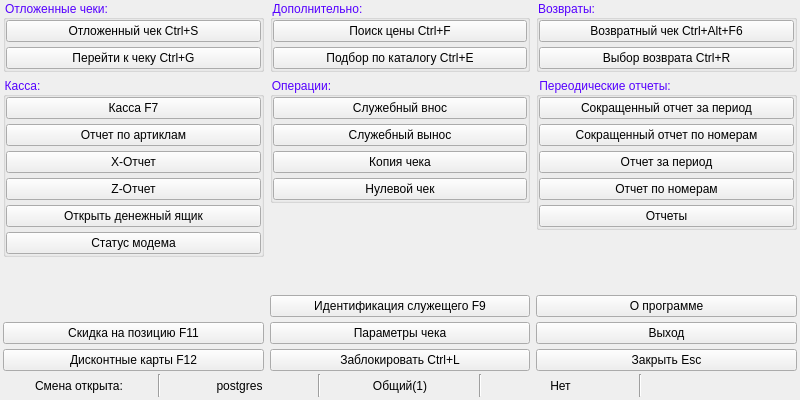
<?xml version="1.0" encoding="UTF-8"?>
<ui version="4.0">
 <class>AdditionalWindow</class>
 <widget class="QMainWindow" name="AdditionalWindow">
  <property name="geometry">
   <rect>
    <x>0</x>
    <y>0</y>
    <width>800</width>
    <height>400</height>
   </rect>
  </property>
  <property name="minimumSize">
   <size>
    <width>800</width>
    <height>400</height>
   </size>
  </property>
  <property name="maximumSize">
   <size>
    <width>800</width>
    <height>400</height>
   </size>
  </property>
  <property name="baseSize">
   <size>
    <width>800</width>
    <height>400</height>
   </size>
  </property>
  <property name="font">
   <font>
    <pointsize>12</pointsize>
   </font>
  </property>
  <property name="windowTitle">
   <string>Дополнительно</string>
  </property>
  <property name="locale">
   <locale language="Russian" country="Russia"/>
  </property>
  <widget class="QWidget" name="centralwidget">
   <property name="minimumSize">
    <size>
     <width>800</width>
     <height>400</height>
    </size>
   </property>
   <property name="maximumSize">
    <size>
     <width>800</width>
     <height>400</height>
    </size>
   </property>
   <property name="font">
    <font>
     <pointsize>9</pointsize>
    </font>
   </property>
   <layout class="QGridLayout" name="gridLayout_12" rowstretch="90,7">
    <property name="leftMargin">
     <number>0</number>
    </property>
    <property name="topMargin">
     <number>0</number>
    </property>
    <property name="rightMargin">
     <number>0</number>
    </property>
    <property name="bottomMargin">
     <number>0</number>
    </property>
    <property name="spacing">
     <number>0</number>
    </property>
    <item row="0" column="0">
     <layout class="QGridLayout" name="gridLayout_2">
      <property name="leftMargin">
       <number>3</number>
      </property>
      <property name="rightMargin">
       <number>3</number>
      </property>
      <property name="horizontalSpacing">
       <number>0</number>
      </property>
      <property name="verticalSpacing">
       <number>5</number>
      </property>
      <item row="4" column="0">
       <widget class="QPushButton" name="pushButton_9">
        <property name="text">
         <string>Дисконтные карты F12</string>
        </property>
       </widget>
      </item>
      <item row="1" column="0">
       <widget class="QGroupBox" name="groupBox_2">
        <property name="styleSheet">
         <string notr="true">color: rgb(85, 0, 255);</string>
        </property>
        <property name="title">
         <string>Касса:</string>
        </property>
        <layout class="QGridLayout" name="gridLayout_6">
         <property name="leftMargin">
          <number>0</number>
         </property>
         <property name="topMargin">
          <number>0</number>
         </property>
         <property name="rightMargin">
          <number>0</number>
         </property>
         <property name="bottomMargin">
          <number>0</number>
         </property>
         <property name="horizontalSpacing">
          <number>0</number>
         </property>
         <property name="verticalSpacing">
          <number>5</number>
         </property>
         <item row="2" column="0">
          <widget class="QPushButton" name="pushButton_5">
           <property name="styleSheet">
            <string notr="true">color: rgb(0, 0, 0);</string>
           </property>
           <property name="text">
            <string>X-Отчет</string>
           </property>
          </widget>
         </item>
         <item row="4" column="0">
          <widget class="QPushButton" name="pushButton_7">
           <property name="styleSheet">
            <string notr="true">color: rgb(0, 0, 0);</string>
           </property>
           <property name="text">
            <string>Открыть денежный ящик</string>
           </property>
          </widget>
         </item>
         <item row="0" column="0">
          <widget class="QPushButton" name="pushButton_3">
           <property name="styleSheet">
            <string notr="true">color: rgb(0, 0, 0);</string>
           </property>
           <property name="text">
            <string>Касса F7</string>
           </property>
          </widget>
         </item>
         <item row="3" column="0">
          <widget class="QPushButton" name="pushButton_6">
           <property name="styleSheet">
            <string notr="true">color: rgb(0, 0, 0);</string>
           </property>
           <property name="text">
            <string>Z-Отчет</string>
           </property>
          </widget>
         </item>
         <item row="1" column="0">
          <widget class="QPushButton" name="pushButton_4">
           <property name="styleSheet">
            <string notr="true">color: rgb(0, 0, 0);</string>
           </property>
           <property name="text">
            <string>Отчет по артиклам</string>
           </property>
          </widget>
         </item>
         <item row="5" column="0">
          <widget class="QPushButton" name="pushButton_8">
           <property name="styleSheet">
            <string notr="true">color: rgb(0, 0, 0);</string>
           </property>
           <property name="text">
            <string>Статус модема</string>
           </property>
          </widget>
         </item>
        </layout>
       </widget>
      </item>
      <item row="0" column="0">
       <widget class="QGroupBox" name="groupBox">
        <property name="styleSheet">
         <string notr="true">color: rgb(85, 0, 255);</string>
        </property>
        <property name="title">
         <string>Отложенные чеки:</string>
        </property>
        <layout class="QGridLayout" name="gridLayout">
         <property name="leftMargin">
          <number>0</number>
         </property>
         <property name="topMargin">
          <number>0</number>
         </property>
         <property name="rightMargin">
          <number>0</number>
         </property>
         <property name="bottomMargin">
          <number>0</number>
         </property>
         <property name="horizontalSpacing">
          <number>0</number>
         </property>
         <property name="verticalSpacing">
          <number>5</number>
         </property>
         <item row="0" column="0">
          <widget class="QPushButton" name="pushButton">
           <property name="styleSheet">
            <string notr="true">color: rgb(0, 0, 0);</string>
           </property>
           <property name="text">
            <string>Отложенный чек Ctrl+S</string>
           </property>
          </widget>
         </item>
         <item row="1" column="0">
          <widget class="QPushButton" name="pushButton_2">
           <property name="styleSheet">
            <string notr="true">color: rgb(0, 0, 0);</string>
           </property>
           <property name="text">
            <string>Перейти к чеку Ctrl+G</string>
           </property>
          </widget>
         </item>
        </layout>
       </widget>
      </item>
      <item row="3" column="0">
       <widget class="QPushButton" name="pushButton_10">
        <property name="text">
         <string>Скидка на позицию F11</string>
        </property>
       </widget>
      </item>
      <item row="2" column="0">
       <spacer name="verticalSpacer_2">
        <property name="orientation">
         <enum>Qt::Vertical</enum>
        </property>
        <property name="sizeHint" stdset="0">
         <size>
          <width>20</width>
          <height>40</height>
         </size>
        </property>
       </spacer>
      </item>
     </layout>
    </item>
    <item row="0" column="1">
     <layout class="QGridLayout" name="gridLayout_8">
      <property name="leftMargin">
       <number>3</number>
      </property>
      <property name="rightMargin">
       <number>3</number>
      </property>
      <property name="horizontalSpacing">
       <number>0</number>
      </property>
      <property name="verticalSpacing">
       <number>5</number>
      </property>
      <item row="2" column="0">
       <spacer name="verticalSpacer">
        <property name="orientation">
         <enum>Qt::Vertical</enum>
        </property>
        <property name="sizeHint" stdset="0">
         <size>
          <width>20</width>
          <height>40</height>
         </size>
        </property>
       </spacer>
      </item>
      <item row="5" column="0">
       <widget class="QPushButton" name="pushButton_18">
        <property name="text">
         <string>Заблокировать Ctrl+L</string>
        </property>
       </widget>
      </item>
      <item row="4" column="0">
       <widget class="QPushButton" name="pushButton_17">
        <property name="text">
         <string>Параметры чека</string>
        </property>
       </widget>
      </item>
      <item row="0" column="0">
       <widget class="QGroupBox" name="groupBox_3">
        <property name="styleSheet">
         <string notr="true">color: rgb(85, 0, 255);</string>
        </property>
        <property name="title">
         <string>Дополнительно:</string>
        </property>
        <layout class="QGridLayout" name="gridLayout_3">
         <property name="leftMargin">
          <number>0</number>
         </property>
         <property name="topMargin">
          <number>0</number>
         </property>
         <property name="rightMargin">
          <number>0</number>
         </property>
         <property name="bottomMargin">
          <number>0</number>
         </property>
         <property name="horizontalSpacing">
          <number>0</number>
         </property>
         <property name="verticalSpacing">
          <number>5</number>
         </property>
         <item row="0" column="0">
          <widget class="QPushButton" name="pushButton_11">
           <property name="styleSheet">
            <string notr="true">color: rgb(0, 0, 0);</string>
           </property>
           <property name="text">
            <string>Поиск цены Ctrl+F</string>
           </property>
          </widget>
         </item>
         <item row="1" column="0">
          <widget class="QPushButton" name="pushButton_12">
           <property name="styleSheet">
            <string notr="true">color: rgb(0, 0, 0);</string>
           </property>
           <property name="text">
            <string>Подбор по каталогу Ctrl+E</string>
           </property>
          </widget>
         </item>
        </layout>
       </widget>
      </item>
      <item row="1" column="0">
       <widget class="QGroupBox" name="groupBox_4">
        <property name="styleSheet">
         <string notr="true">color: rgb(85, 0, 255);</string>
        </property>
        <property name="title">
         <string>Операции:</string>
        </property>
        <layout class="QGridLayout" name="gridLayout_7">
         <property name="leftMargin">
          <number>0</number>
         </property>
         <property name="topMargin">
          <number>0</number>
         </property>
         <property name="rightMargin">
          <number>0</number>
         </property>
         <property name="bottomMargin">
          <number>0</number>
         </property>
         <property name="horizontalSpacing">
          <number>0</number>
         </property>
         <property name="verticalSpacing">
          <number>5</number>
         </property>
         <item row="0" column="0">
          <widget class="QPushButton" name="pushButton_13">
           <property name="styleSheet">
            <string notr="true">color: rgb(0, 0, 0);</string>
           </property>
           <property name="text">
            <string>Служебный внос</string>
           </property>
          </widget>
         </item>
         <item row="1" column="0">
          <widget class="QPushButton" name="pushButton_14">
           <property name="styleSheet">
            <string notr="true">color: rgb(0, 0, 0);</string>
           </property>
           <property name="text">
            <string>Служебный вынос</string>
           </property>
          </widget>
         </item>
         <item row="2" column="0">
          <widget class="QPushButton" name="pushButton_15">
           <property name="styleSheet">
            <string notr="true">color: rgb(0, 0, 0);</string>
           </property>
           <property name="text">
            <string>Копия чека</string>
           </property>
          </widget>
         </item>
         <item row="3" column="0">
          <widget class="QPushButton" name="pushButton_16">
           <property name="styleSheet">
            <string notr="true">color: rgb(0, 0, 0);</string>
           </property>
           <property name="text">
            <string>Нулевой чек</string>
           </property>
          </widget>
         </item>
        </layout>
       </widget>
      </item>
      <item row="3" column="0">
       <widget class="QPushButton" name="pushButton_29">
        <property name="text">
         <string>Идентификация служещего F9</string>
        </property>
       </widget>
      </item>
     </layout>
    </item>
    <item row="0" column="2">
     <layout class="QGridLayout" name="gridLayout_11">
      <property name="leftMargin">
       <number>3</number>
      </property>
      <property name="rightMargin">
       <number>3</number>
      </property>
      <property name="horizontalSpacing">
       <number>0</number>
      </property>
      <property name="verticalSpacing">
       <number>5</number>
      </property>
      <item row="4" column="0">
       <widget class="QPushButton" name="pushButton_27">
        <property name="text">
         <string>Выход</string>
        </property>
       </widget>
      </item>
      <item row="3" column="0">
       <widget class="QPushButton" name="pushButton_26">
        <property name="text">
         <string>О программе</string>
        </property>
       </widget>
      </item>
      <item row="0" column="0">
       <widget class="QGroupBox" name="groupBox_5">
        <property name="styleSheet">
         <string notr="true">color: rgb(85, 0, 255);</string>
        </property>
        <property name="title">
         <string>Возвраты:</string>
        </property>
        <layout class="QGridLayout" name="gridLayout_9">
         <property name="leftMargin">
          <number>0</number>
         </property>
         <property name="topMargin">
          <number>0</number>
         </property>
         <property name="rightMargin">
          <number>0</number>
         </property>
         <property name="bottomMargin">
          <number>0</number>
         </property>
         <property name="horizontalSpacing">
          <number>0</number>
         </property>
         <property name="verticalSpacing">
          <number>5</number>
         </property>
         <item row="0" column="0">
          <widget class="QPushButton" name="pushButton_19">
           <property name="styleSheet">
            <string notr="true">color: rgb(0, 0, 0);</string>
           </property>
           <property name="text">
            <string>Возвратный чек Ctrl+Alt+F6</string>
           </property>
          </widget>
         </item>
         <item row="1" column="0">
          <widget class="QPushButton" name="pushButton_20">
           <property name="styleSheet">
            <string notr="true">color: rgb(0, 0, 0);</string>
           </property>
           <property name="text">
            <string>Выбор возврата Ctrl+R</string>
           </property>
          </widget>
         </item>
        </layout>
       </widget>
      </item>
      <item row="5" column="0">
       <widget class="QPushButton" name="pushButton_28">
        <property name="text">
         <string>Закрыть Esc</string>
        </property>
       </widget>
      </item>
      <item row="1" column="0">
       <widget class="QGroupBox" name="groupBox_6">
        <property name="styleSheet">
         <string notr="true">color: rgb(85, 0, 255);</string>
        </property>
        <property name="title">
         <string>Переодические отчеты:</string>
        </property>
        <layout class="QGridLayout" name="gridLayout_10">
         <property name="leftMargin">
          <number>0</number>
         </property>
         <property name="topMargin">
          <number>0</number>
         </property>
         <property name="rightMargin">
          <number>0</number>
         </property>
         <property name="bottomMargin">
          <number>0</number>
         </property>
         <property name="horizontalSpacing">
          <number>0</number>
         </property>
         <property name="verticalSpacing">
          <number>5</number>
         </property>
         <item row="0" column="0">
          <widget class="QPushButton" name="pushButton_21">
           <property name="styleSheet">
            <string notr="true">color: rgb(0, 0, 0);</string>
           </property>
           <property name="text">
            <string>Сокращенный отчет за период</string>
           </property>
          </widget>
         </item>
         <item row="1" column="0">
          <widget class="QPushButton" name="pushButton_22">
           <property name="styleSheet">
            <string notr="true">color: rgb(0, 0, 0);</string>
           </property>
           <property name="text">
            <string>Сокращенный отчет по номерам</string>
           </property>
          </widget>
         </item>
         <item row="2" column="0">
          <widget class="QPushButton" name="pushButton_23">
           <property name="styleSheet">
            <string notr="true">color: rgb(0, 0, 0);</string>
           </property>
           <property name="text">
            <string>Отчет за период</string>
           </property>
          </widget>
         </item>
         <item row="3" column="0">
          <widget class="QPushButton" name="pushButton_24">
           <property name="styleSheet">
            <string notr="true">color: rgb(0, 0, 0);</string>
           </property>
           <property name="text">
            <string>Отчет по номерам</string>
           </property>
          </widget>
         </item>
         <item row="4" column="0">
          <widget class="QPushButton" name="pushButton_25">
           <property name="styleSheet">
            <string notr="true">color: rgb(0, 0, 0);</string>
           </property>
           <property name="text">
            <string>Отчеты</string>
           </property>
          </widget>
         </item>
        </layout>
       </widget>
      </item>
      <item row="2" column="0">
       <spacer name="verticalSpacer_3">
        <property name="orientation">
         <enum>Qt::Vertical</enum>
        </property>
        <property name="sizeHint" stdset="0">
         <size>
          <width>20</width>
          <height>40</height>
         </size>
        </property>
       </spacer>
      </item>
     </layout>
    </item>
    <item row="1" column="0" colspan="3">
     <layout class="QGridLayout" name="gridLayout_4">
      <property name="topMargin">
       <number>3</number>
      </property>
      <property name="bottomMargin">
       <number>3</number>
      </property>
      <property name="spacing">
       <number>0</number>
      </property>
      <item row="0" column="3">
       <widget class="Line" name="line_2">
        <property name="orientation">
         <enum>Qt::Vertical</enum>
        </property>
       </widget>
      </item>
      <item row="0" column="0">
       <widget class="QLabel" name="label">
        <property name="text">
         <string>Смена открыта:</string>
        </property>
        <property name="alignment">
         <set>Qt::AlignCenter</set>
        </property>
       </widget>
      </item>
      <item row="0" column="4">
       <widget class="QLabel" name="label_3">
        <property name="text">
         <string>Общий(1)</string>
        </property>
        <property name="alignment">
         <set>Qt::AlignCenter</set>
        </property>
       </widget>
      </item>
      <item row="0" column="6">
       <widget class="QLabel" name="label_4">
        <property name="text">
         <string>Нет</string>
        </property>
        <property name="alignment">
         <set>Qt::AlignCenter</set>
        </property>
       </widget>
      </item>
      <item row="0" column="2">
       <widget class="QLabel" name="label_2">
        <property name="text">
         <string>postgres</string>
        </property>
        <property name="alignment">
         <set>Qt::AlignCenter</set>
        </property>
       </widget>
      </item>
      <item row="0" column="8">
       <widget class="QLabel" name="label_ppo_number">
        <property name="alignment">
         <set>Qt::AlignCenter</set>
        </property>
       </widget>
      </item>
      <item row="0" column="5">
       <widget class="Line" name="line_3">
        <property name="orientation">
         <enum>Qt::Vertical</enum>
        </property>
       </widget>
      </item>
      <item row="0" column="1">
       <widget class="Line" name="line">
        <property name="orientation">
         <enum>Qt::Vertical</enum>
        </property>
       </widget>
      </item>
      <item row="0" column="7">
       <widget class="Line" name="line_4">
        <property name="orientation">
         <enum>Qt::Vertical</enum>
        </property>
       </widget>
      </item>
     </layout>
    </item>
   </layout>
  </widget>
 </widget>
 <resources/>
 <connections/>
</ui>
